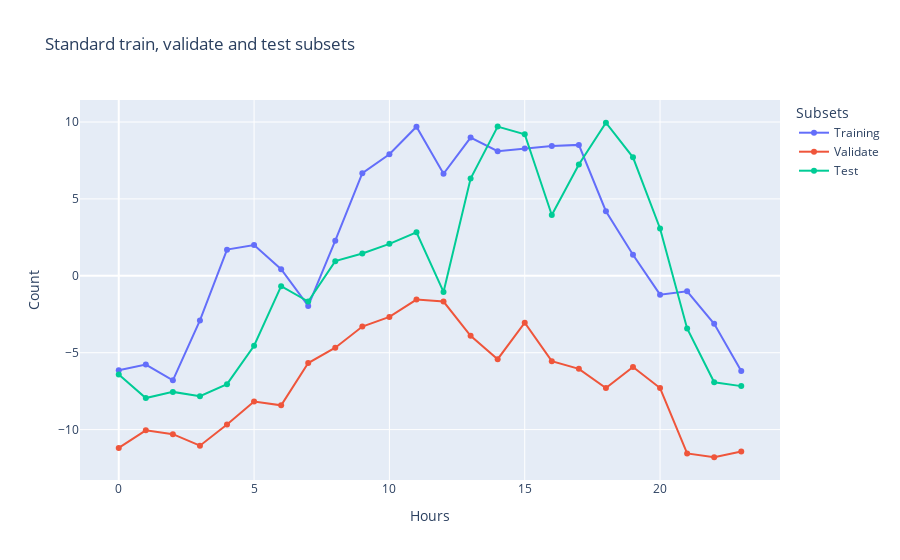

The notebook cell saved with this chart:
### Code cell
fig = go.Figure()
fig.add_trace(go.Scatter(x= train_agg['hour_of_day'],
                         y=train_agg['centered_car_count'],
                         mode='markers+lines',
                         name="Training "))
fig.add_trace(go.Scatter(x=valid_agg['hour_of_day'],
                         y=valid_agg['centered_car_count'],
                         mode='markers+lines',
                         name='Validate'))
fig.add_trace(go.Scatter(x=test_agg['hour_of_day'],
                         y=test_agg['centered_car_count'],
                         mode='markers+lines',
                         name='Test'))

# Update layout for better visualization
fig.update_layout(title='Standard train, validate and test subsets',
                  xaxis_title='Hours',
                  yaxis_title='Count',
                  legend_title='Subsets')

### Figure 1 — Plotly figure (JSON) as saved in the notebook; plotly's stock layout.template omitted (floating-point values rounded to 4 significant figures)
{"data": [{"mode": "markers+lines", "name": "Training ", "type": "scatter", "x": [0, 1, 2, 3, 4, 5, 6, 7, 8, 9, 10, 11, 12, 13, 14, 15, 16, 17, 18, 19, 20, 21, 22, 23], "y": [-6.133, -5.774, -6.796, -2.904, 1.704, 2.001, 0.4297, -1.956, 2.287, 6.674, 7.908, 9.694, 6.635, 8.991, 8.105, 8.287, 8.435, 8.514, 4.204, 1.37, -1.225, -1.006, -3.121, -6.183]}, {"mode": "markers+lines", "name": "Validate", "type": "scatter", "x": [0, 1, 2, 3, 4, 5, 6, 7, 8, 9, 10, 11, 12, 13, 14, 15, 16, 17, 18, 19, 20, 21, 22, 23], "y": [-11.19, -10.05, -10.3, -11.05, -9.671, -8.171, -8.421, -5.671, -4.671, -3.296, -2.671, -1.546, -1.671, -3.904, -5.421, -3.046, -5.546, -6.046, -7.296, -5.921, -7.296, -11.55, -11.8, -11.42]}, {"mode": "markers+lines", "name": "Test", "type": "scatter", "x": [0, 1, 2, 3, 4, 5, 6, 7, 8, 9, 10, 11, 12, 13, 14, 15, 16, 17, 18, 19, 20, 21, 22, 23], "y": [-6.421, -7.946, -7.546, -7.824, -7.046, -4.546, -0.6715, -1.671, 0.9535, 1.454, 2.079, 2.829, -1.046, 6.329, 9.704, 9.204, 3.954, 7.239, 9.954, 7.704, 3.079, -3.421, -6.921, -7.171]}], "layout": {"legend": {"title": {"text": "Subsets"}}, "title": {"text": "Standard train, validate and test subsets"}, "xaxis": {"title": {"text": "Hours"}}, "yaxis": {"title": {"text": "Count"}}}}
